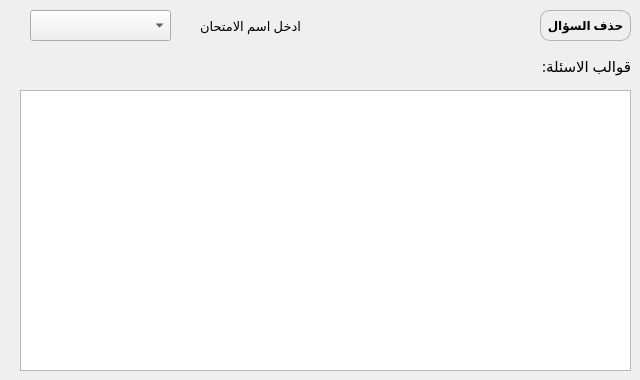
    <widget class="QWidget" name="tab_7">
     <property name="styleSheet">
      <string notr="true">#btn70{
	background-color: transparent;
    border: 1px solid rgba(93, 93, 91,100);
    border-radius:10px;
}
#btn70:hover{
	background-color: rgb(72, 76, 83);
}

#btn70:pressed{
	background-color: rgb(28, 31, 36);
}</string>
     </property>
     <attribute name="title">
      <string>النماذج</string>
     </attribute>
     <widget class="QLabel" name="label_70">
      <property name="geometry">
       <rect>
        <x>180</x>
        <y>10</y>
        <width>121</width>
        <height>31</height>
       </rect>
      </property>
      <property name="font">
       <font>
        <family>Open Sans</family>
        <pointsize>10</pointsize>
       </font>
      </property>
      <property name="text">
       <string>ادخل اسم الامتحان</string>
      </property>
     </widget>
     <widget class="QComboBox" name="cb70">
      <property name="geometry">
       <rect>
        <x>30</x>
        <y>10</y>
        <width>141</width>
        <height>31</height>
       </rect>
      </property>
     </widget>
     <widget class="QLabel" name="label_71">
      <property name="geometry">
       <rect>
        <x>500</x>
        <y>50</y>
        <width>131</width>
        <height>31</height>
       </rect>
      </property>
      <property name="font">
       <font>
        <family>Open Sans</family>
        <pointsize>11</pointsize>
        <bold>false</bold>
        <underline>false</underline>
       </font>
      </property>
      <property name="text">
       <string>قوالب الاسئلة:</string>
      </property>
     </widget>
     <widget class="QListWidget" name="listWidget_2">
      <property name="geometry">
       <rect>
        <x>20</x>
        <y>90</y>
        <width>611</width>
        <height>281</height>
       </rect>
      </property>
     </widget>
     <widget class="QPushButton" name="btn70">
      <property name="geometry">
       <rect>
        <x>540</x>
        <y>10</y>
        <width>91</width>
        <height>31</height>
       </rect>
      </property>
      <property name="font">
       <font>
        <family>Open Sans</family>
        <pointsize>9</pointsize>
        <bold>true</bold>
       </font>
      </property>
      <property name="text">
       <string>حذف السؤال</string>
      </property>
     </widget>
    </widget>
